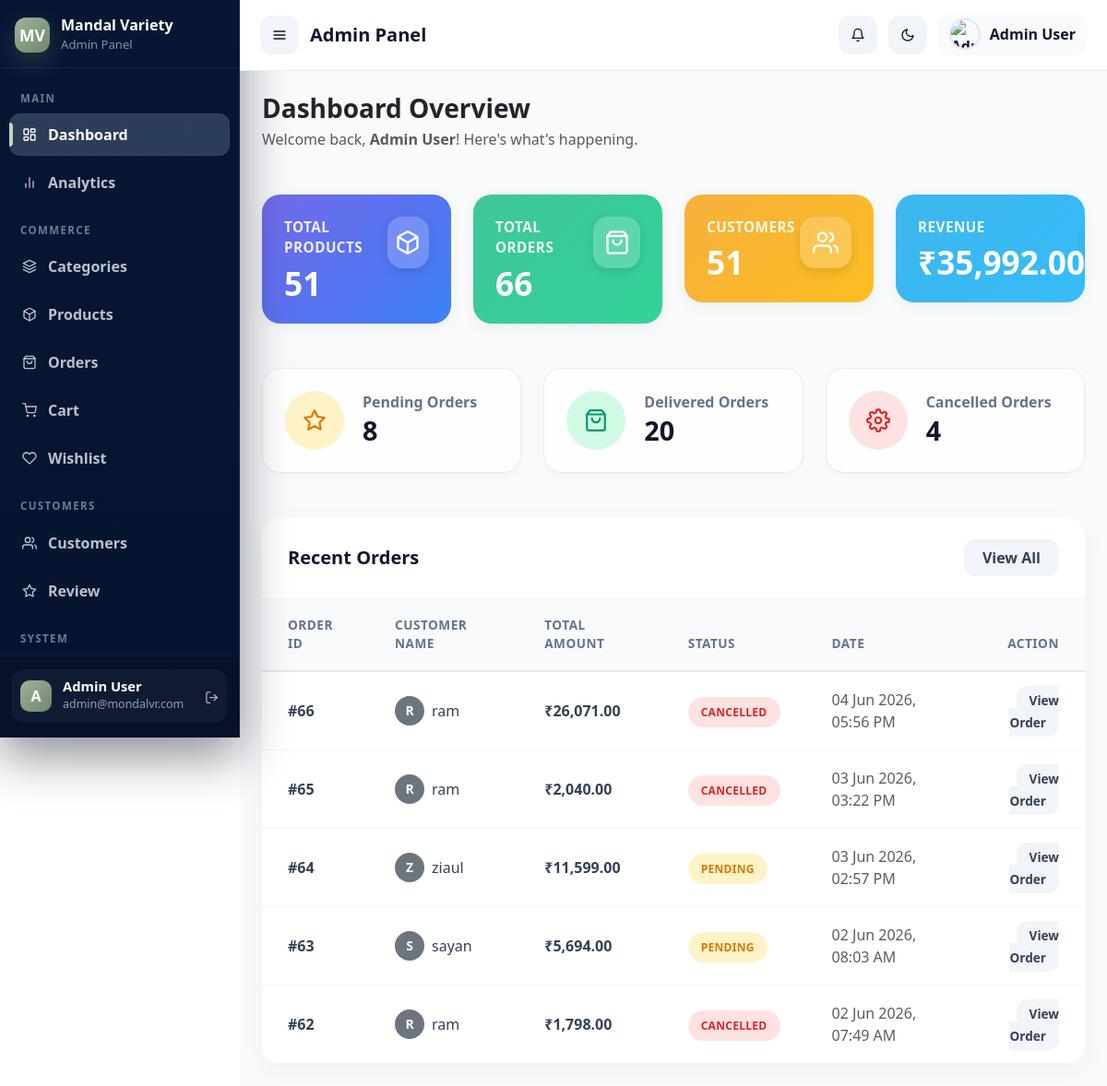
/admin/dashboard.php (signed in), run on the app's committed database.
### tables this page shows
CREATE TABLE `orders` (
  `id` int(11) NOT NULL,
  `user_id` int(11) NOT NULL,
  `order_number` varchar(50) NOT NULL,
  `total_amount` decimal(10,2) NOT NULL,
  `delivery_charge` decimal(8,2) DEFAULT 0.00,
  `tax_amount` decimal(8,2) DEFAULT 0.00,
  `grand_total` decimal(10,2) NOT NULL,
  `status` enum('pending','confirmed','preparing','out_for_delivery','delivered','cancelled','returned') DEFAULT 'pending',
  `payment_status` enum('pending','paid','failed','refunded') DEFAULT 'pending',
  `delivery_address` text NOT NULL,
  `pincode` varchar(10) NOT NULL,
  `delivery_eta` time DEFAULT NULL,
  `assigned_delivery_id` int(11) DEFAULT NULL,
  `notes` text DEFAULT NULL,
  `created_at` timestamp NOT NULL DEFAULT current_timestamp(),
  `updated_at` timestamp NOT NULL DEFAULT current_timestamp() ON UPDATE current_timestamp(),
  `tracking_status` varchar(50) DEFAULT 'Order Placed',
  `admin_remark` text DEFAULT NULL
);

CREATE TABLE `users` (
  `id` int(11) NOT NULL,
  `name` varchar(255) NOT NULL,
  `email` varchar(255) NOT NULL,
  `phone` varchar(20) NOT NULL,
  `password` varchar(255) NOT NULL,
  `role` enum('customer','admin','delivery') DEFAULT 'customer',
  `address` text DEFAULT NULL,
  `city` varchar(100) DEFAULT NULL,
  `state` varchar(100) DEFAULT NULL,
  `country` varchar(100) DEFAULT NULL,
  `profile_image` varchar(255) DEFAULT NULL,
  `pincode` varchar(10) DEFAULT NULL,
  `is_active` tinyint(1) DEFAULT 1,
  `created_at` timestamp NOT NULL DEFAULT current_timestamp(),
  `updated_at` timestamp NOT NULL DEFAULT current_timestamp() ON UPDATE current_timestamp(),
  `otp` varchar(6) DEFAULT NULL,
  `otp_expires_at` timestamp NULL DEFAULT NULL,
  `is_verified` tinyint(1) DEFAULT 0,
  `email_verified_at` timestamp NULL DEFAULT NULL,
  `last_login` datetime DEFAULT NULL,
  `login_otp` varchar(10) DEFAULT NULL,
  `otp_expiry` datetime DEFAULT NULL
);

### admin/includes/config.php (called while the page is built, shortened)
<?php
if (!function_exists('e')) {
    function e($string) {
        return htmlspecialchars($string ?? '', ENT_QUOTES, 'UTF-8');
    }
}
?>

### admin/dashboard.php (the view, shortened to what this page needs)
<?php
require_once 'includes/config.php';
$totalProducts = $conn->query("SELECT COUNT(*) FROM products")->fetchColumn();
$totalOrders = $conn->query("SELECT COUNT(*) FROM orders")->fetchColumn();
$totalCustomers = $conn->query("SELECT COUNT(*) FROM users WHERE role = 'customer'")->fetchColumn();
$pendingOrders = $conn->query("SELECT COUNT(*) FROM orders WHERE status = 'pending'")->fetchColumn();
$deliveredOrders = $conn->query("SELECT COUNT(*) FROM orders WHERE status = 'delivered'")->fetchColumn();
$cancelledOrders = $conn->query("SELECT COUNT(*) FROM orders WHERE status = 'cancelled'")->fetchColumn();
$totalRevenue = $conn->query("
    SELECT COALESCE(SUM(total_amount), 0)
    FROM orders
    WHERE status = 'delivered'
")->fetchColumn();
$recentOrders = $conn->query("
    SELECT
        o.id,
        o.total_amount,
        o.status,
        o.created_at,
        u.name
    FROM orders o
    LEFT JOIN users u ON o.user_id = u.id
    ORDER BY o.id DESC
    LIMIT 5
")->fetchAll(PDO::FETCH_ASSOC);
require_once 'includes/header.php';
require_once 'includes/sidebar.php';
?>
<div class="w-100">
    <?php include 'includes/topbar.php'; ?>
    <div class="dashboard-container">
        <div class="d-flex justify-content-between align-items-center mb-5">
            <div>
                <h3 class="mb-1 fw-bold" style="color: var(--bs-heading-color);">Dashboard Overview</h3>
                <p class="text-muted mb-0 fs-6">Welcome back, <strong><?= e($_SESSION['admin_name'] ?? 'Admin') ?></strong>! Here's what's happening.</p>
            </div>
        </div>
        <div class="row g-4 mb-5">
            <div class="col-xl-3 col-md-6">
                <div class="stat-card bg-gradient-primary">
                    <div class="d-flex justify-content-between align-items-start">
                        <div>
                            <div class="stat-title">Total Products</div>
                            <h3 class="stat-value"><?= (int)$totalProducts ?></h3>
                        </div>
                        <div class="stat-icon">
                            <svg class="icon" style="width:1em; height:1em;"><use href="#icon-products"></use></svg>
                        </div>
                    </div>
                </div>
            </div>
            <div class="col-xl-3 col-md-6">
                <div class="stat-card bg-gradient-success">
                    <div class="d-flex justify-content-between align-items-start">
                        <div>
                            <div class="stat-title">Total Orders</div>
                            <h3 class="stat-value"><?= (int)$totalOrders ?></h3>
                        </div>
                        <div class="stat-icon">
                            <svg class="icon" style="width:1em; height:1em;"><use href="#icon-orders"></use></svg>
                        </div>
                    </div>
                </div>
            </div>
            <div class="col-xl-3 col-md-6">
                <div class="stat-card bg-gradient-warning">
                    <div class="d-flex justify-content-between align-items-start">
                        <div>
                            <div class="stat-title">Customers</div>
                            <h3 class="stat-value"><?= (int)$totalCustomers ?></h3>
                        </div>
                        <div class="stat-icon">
                            <svg class="icon" style="width:1em; height:1em;"><use href="#icon-customers"></use></svg>
                        </div>
                    </div>
                </div>
            </div>
            <div class="col-xl-3 col-md-6">
                <div class="stat-card bg-gradient-info">
                    <div class="d-flex justify-content-between align-items-start">
                        <div>
                            <div class="stat-title">Revenue</div>
                            <h3 class="stat-value">₹<?= number_format((float)$totalRevenue, 2) ?></h3>
                        </div>
                    </div>
                </div>
            </div>
        </div>
        <div class="row g-4 mb-5">
            <div class="col-md-4">
                <div class="status-card">
                    <div class="status-icon pending">
                        <svg class="icon" style="width:1em; height:1em;"><use href="#icon-review"></use></svg>
                    </div>
                    <div class="status-info">
                        <h6>Pending Orders</h6>
                        <h3><?= (int)$pendingOrders ?></h3>
                    </div>
                </div>
            </div>
            <div class="col-md-4">
                <div class="status-card">
                    <div class="status-icon delivered">
                        <svg class="icon" style="width:1em; height:1em;"><use href="#icon-orders"></use></svg>
                    </div>
                    <div class="status-info">
                        <h6>Delivered Orders</h6>
                        <h3><?= (int)$deliveredOrders ?></h3>
                    </div>
                </div>
            </div>
            <div class="col-md-4">
                <div class="status-card">
                    <div class="status-icon cancelled">
                        <svg class="icon" style="width:1em; height:1em;"><use href="#icon-settings"></use></svg>
                    </div>
                    <div class="status-info">
                        <h6>Cancelled Orders</h6>
                        <h3><?= (int)$cancelledOrders ?></h3>
                    </div>
                </div>
            </div>
        </div>
        <div class="recent-orders-card">
            <div class="card-header">
                <h5>Recent Orders</h5>
                <a href="orders/list.php" class="btn-custom text-decoration-none">View All</a>
            </div>
            <div class="table-responsive">
                <table class="table table-modern">
                    <thead>
                        <tr>
                            <th>Order ID</th>
                            <th>Customer Name</th>
                            <th>Total Amount</th>
                            <th>Status</th>
                            <th>Date</th>
                            <th class="text-end">Action</th>
                        </tr>
                    </thead>
                    <tbody>
                        <?php if (!empty($recentOrders)): ?>
                            <?php foreach ($recentOrders as $o): ?>
                                <tr>
                                    <td class="fw-bold">#<?= (int)$o['id'] ?></td>
                                    <td>
                                        <div class="d-flex align-items-center gap-2">
                                            <div class="rounded-circle bg-secondary text-white d-flex align-items-center justify-content-center fw-bold" style="width: 32px; height: 32px; font-size: 14px;">
                                                <?= strtoupper(substr($o['name'] ?? 'U', 0, 1)) ?>
                                            </div>
                                            <?= e($o['name'] ?? 'N/A') ?>
                                        </div>
                                    </td>
                                    <td class="fw-bold">₹<?= number_format((float)$o['total_amount'], 2) ?></td>
                                    <td>
                                        <?php
                                            $badgeClass = 'badge-secondary';
                                            if ($o['status'] === 'pending') $badgeClass = 'badge-pending';
                                            elseif ($o['status'] === 'delivered') $badgeClass = 'badge-delivered';
                                            elseif ($o['status'] === 'cancelled') $badgeClass = 'badge-cancelled';
                                        ?>
                                        <span class="badge-modern <?= $badgeClass ?>">
                                            <?= e(ucfirst($o['status'])) ?>
                                        </span>
                                    </td>
                                    <td class="text-muted"><?= date('d M Y, h:i A', strtotime($o['created_at'])) ?></td>
                                    <td class="text-end">
                                        <a href="orders/view.php?id=<?= (int)$o['id'] ?>" class="btn-custom text-decoration-none" style="padding: 6px 14px; font-size: 0.85rem;">
                                            View Order
                                        </a>
                                    </td>
                                </tr>
                            <?php endforeach; ?>
                        <?php else: ?>
                            <tr>
                                <td colspan="6" class="text-center py-5 text-muted">No recent orders found.</td>
                            </tr>
                        <?php endif; ?>
                    </tbody>
                </table>
            </div>
        </div>
    </div>
</div>
<?php include 'includes/footer.php'; ?>

### admin/includes/header.php (style rules this page uses)
.d-flex > .w-100 { min-width: 0; width: calc(100% - 260px) !important; flex-grow: 1; }
.icon { width: 1em; height: 1em; fill: none; stroke: currentColor; stroke-width: 2; stroke-linecap: round; stroke-linejoin: round; }

### admin/includes/sidebar.php (style rules this page uses)
:root { --sidebar-bg: #071733; --sidebar-bg-2: #0a1d3f; --sidebar-border: rgba(255,255,255,0.06); --sidebar-text: rgba(226, 232, 240, 0.82); --sidebar-text-soft: rgba(148, 163, 184, 0.88); --sidebar-text-strong: #ffffff; --sidebar-active: rgba(148, 163, 184, 0.20); --sidebar-hover: rgba(148, 163, 184, 0.12); --sidebar-icon-bg: linear-gradient(135deg, #9fb39a 0%, #6f876c 100%); --sidebar-shadow: 0 20px 50px rgba(2, 6, 23, 0.45); }

### admin/dashboard.php (style rules this page uses)
.dashboard-container { padding: 24px; background-color: #f8fafc; min-height: calc(100vh - 70px); }
.stat-card { border-radius: 20px; border: none; overflow: hidden; transition: all 0.3s cubic-bezier(0.25, 0.8, 0.25, 1); position: relative; z-index: 1; padding: 24px; box-shadow: 0 4px 15px rgba(0,0,0,0.05); }
.stat-card::after { content: ''; position: absolute; top: 0; right: 0; bottom: 0; left: 0; background: linear-gradient(135deg, rgba(255,255,255,0.2) 0%, rgba(255,255,255,0) 100%); z-index: -1; }
.stat-icon { width: 56px; height: 56px; border-radius: 16px; display: flex; align-items: center; justify-content: center; font-size: 28px; background: rgba(255,255,255,0.2); color: #fff; backdrop-filter: blur(5px); box-shadow: 0 4px 10px rgba(0,0,0,0.1); }
.stat-title { font-size: 0.95rem; font-weight: 600; text-transform: uppercase; letter-spacing: 0.5px; opacity: 0.9; margin-bottom: 8px; }
.stat-value { font-size: 2.2rem; font-weight: 800; margin-bottom: 0; line-height: 1.1; }
.bg-gradient-primary { background: linear-gradient(135deg, #4f46e5 0%, #3b82f6 100%); color: #fff; }
.bg-gradient-success { background: linear-gradient(135deg, #10b981 0%, #34d399 100%); color: #fff; }
.bg-gradient-warning { background: linear-gradient(135deg, #f59e0b 0%, #fbbf24 100%); color: #fff; }
.bg-gradient-info { background: linear-gradient(135deg, #0ea5e9 0%, #38bdf8 100%); color: #fff; }
.status-card { border-radius: 20px; border: 1px solid rgba(226, 232, 240, 0.8); background: rgba(255, 255, 255, 0.8); backdrop-filter: blur(10px); transition: all 0.3s ease; padding: 24px; display: flex; align-items: center; gap: 20px; box-shadow: 0 4px 6px rgba(0,0,0,0.02); }
.status-icon { width: 64px; height: 64px; border-radius: 50%; display: flex; align-items: center; justify-content: center; font-size: 26px; flex-shrink: 0; }
.status-icon.pending { background: #fef3c7; color: #d97706; }
.status-icon.delivered { background: #d1fae5; color: #059669; }
.status-icon.cancelled { background: #fee2e2; color: #dc2626; }
.status-info h6 { font-size: 1rem; color: #64748b; margin-bottom: 4px; font-weight: 600; }
.status-info h3 { font-size: 1.8rem; color: #0f172a; margin-bottom: 0; font-weight: 800; }
.recent-orders-card { border-radius: 20px; border: none; background: #fff; box-shadow: 0 10px 30px rgba(0,0,0,0.04); overflow: hidden; }
.recent-orders-card .card-header { background: transparent; border-bottom: 1px solid #f1f5f9; padding: 24px 28px; display: flex; justify-content: space-between; align-items: center; }
.recent-orders-card .card-header h5 { font-weight: 700; color: #0f172a; margin: 0; }
.btn-custom { background: #f1f5f9; color: #334155; border-radius: 12px; font-weight: 600; padding: 8px 20px; transition: all 0.2s; border: none; }
.table-modern { margin-bottom: 0; }
.table-modern th { background: #f8fafc; border-bottom: 2px solid #e2e8f0; color: #64748b; font-size: 0.85rem; font-weight: 700; text-transform: uppercase; letter-spacing: 0.5px; padding: 18px 28px; border-top: none; }
.table-modern td { padding: 18px 28px; vertical-align: middle; border-bottom: 1px solid #f1f5f9; color: #334155; font-weight: 500; }
.table-modern tbody tr { transition: background-color 0.2s ease; }
.badge-modern { padding: 8px 14px; border-radius: 20px; font-weight: 700; font-size: 0.75rem; letter-spacing: 0.3px; text-transform: uppercase; }
.badge-pending { background: #fef3c7; color: #d97706; }
.badge-cancelled { background: #fee2e2; color: #dc2626; }

### data on the page
orders: id "66", user.name "R", user.name "ram", total_amount "26,071.00", status "CANCELLED", created_at "04 Jun 2026, 05:56 PM"
orders: id "65", user.name "R", user.name "ram", total_amount "2,040.00", status "CANCELLED", created_at "03 Jun 2026, 03:22 PM"
orders: id "64", user.name "Z", user.name "ziaul", total_amount "11,599.00", status "PENDING", created_at "03 Jun 2026, 02:57 PM"
orders: id "63", user.name "S", user.name "sayan", total_amount "5,694.00", status "PENDING", created_at "02 Jun 2026, 08:03 AM"
orders: id "62", user.name "R", user.name "ram", total_amount "1,798.00", status "CANCELLED", created_at "02 Jun 2026, 07:49 AM"

### other printed values
substr($adminName, 0, 1) "A"
$adminName "Admin User"
$adminEmail "admin@mondalvr.com"
$_SESSION['admin_name'] "Admin User"
$totalProducts "51"
$totalOrders "66"
$totalCustomers "51"
$totalRevenue "35,992.00"
$pendingOrders "8"
$deliveredOrders "20"
$cancelledOrders "4"
